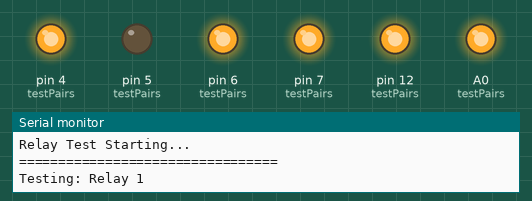
A sketch run on a simulated Arduino Uno, built with avr-gcc and run on an emulated ATmega328P. Parts: output pins drawn as LEDs (lit = HIGH), the last lines printed to the serial monitor.

Above: at 0.1 s.
At 31.2 s:
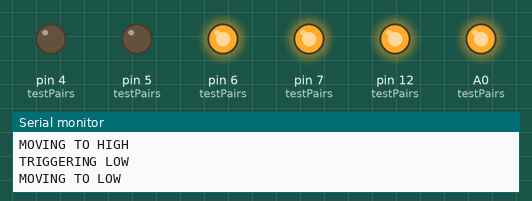
Timing chart, 0 to 32.7 s (numbered marks = the images above):
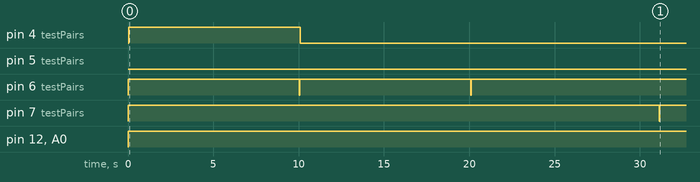

Measured:
- by itself, pin 4 (testPairs): LOW → HIGH at 0.05 s, → LOW 10.0 s later
- by itself, pin 6 (testPairs): alternates HIGH for 10.0 s and LOW for 0.02 s, 4 changes in all, then stays HIGH
- by itself, pin 7 (testPairs): HIGH → LOW at 31.1 s, → HIGH 0.02 s later

The sketch:

switches_SEQUENTIAL.ino
```cpp
/////////////////////////////////////////////////////////////////
// Relay / Actuator Test Utility
//
// HOW TO USE:
// 1. Add the DIR/TRIG pin pairs you want to test in testPairs[]
// 2. The script will cycle through each pair automatically
// 3. Each relay moves HIGH, triggers, then LOW, triggers
/////////////////////////////////////////////////////////////////

struct RelayPair {
  int dirPin;
  int trigPin;
  const char* name;
};

// =============================================================
// SELECT WHICH RELAYS TO TEST
// Add or remove entries here
// =============================================================

RelayPair testPairs[] = {
  {4,  6,  "Relay 1"},
  {20, 7,  "Relay 2"},
  {21, 12, "Relay 3"},
  {5,  A0, "Relay 4"}
};

// Number of relay pairs
const int NUM_RELAYS = sizeof(testPairs) / sizeof(testPairs[0]);

// =============================================================
// SETTINGS
// =============================================================

const unsigned long MOVE_DELAY = 10000; // time before trigger
const unsigned long PULSE_TIME = 20;    // trigger pulse width

// =============================================================

void triggerRelay(int trigPin) {
  Serial.println("TRIGGERING LOW");

  digitalWrite(trigPin, LOW);
  delay(PULSE_TIME);

  digitalWrite(trigPin, HIGH);
  delay(PULSE_TIME);
}

void testRelay(RelayPair relay) {

  Serial.println("=================================");
  Serial.print("Testing: ");
  Serial.println(relay.name);

  // Move HIGH
  Serial.println("MOVING TO HIGH");
  digitalWrite(relay.dirPin, HIGH);
  delay(MOVE_DELAY);

  triggerRelay(relay.trigPin);

  // Move LOW
  Serial.println("MOVING TO LOW");
  digitalWrite(relay.dirPin, LOW);
  delay(MOVE_DELAY);

  triggerRelay(relay.trigPin);

  Serial.println("DONE");
  Serial.println("=================================");
  delay(1000);
}

void setup() {

  Serial.begin(9600);

  // Initialize all selected relays
  for (int i = 0; i < NUM_RELAYS; i++) {

    pinMode(testPairs[i].dirPin, OUTPUT);
    pinMode(testPairs[i].trigPin, OUTPUT);

    // idle state
    digitalWrite(testPairs[i].trigPin, HIGH);
  }

  delay(20);

  Serial.println("Relay Test Starting...");
}

void loop() {

  // Test every selected relay
  for (int i = 0; i < NUM_RELAYS; i++) {
    testRelay(testPairs[i]);
  }

  Serial.println("ALL RELAYS TESTED");
  delay(5000);
}
```
